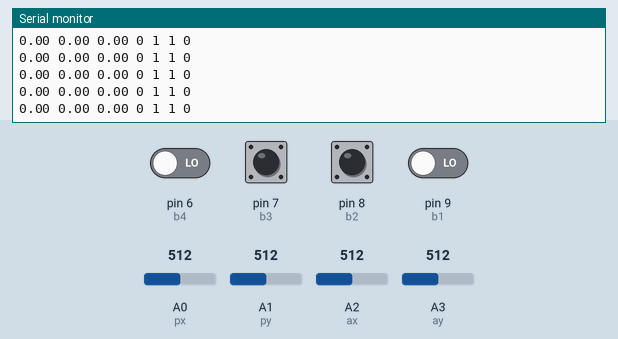
Simulated run of this sketch. Board: Arduino Uno, built with avr-gcc and run on an emulated ATmega328P. Parts: the last lines printed to the serial monitor. The inputs (shaded band) are chosen by the test bench; at power-on: pin 7 (b3), pin 8 (b2) HIGH, pin 6 (b4), pin 9 (b1) LOW, A1 (py) = 512, A0 (px) = 512, A3 (ay) = 512, A2 (ax) = 512.

Above: at 1.2 s.
1.3 s: A1 (py) set to 558
4.3 s: A1 (py) set to 580
At 4.8 s:
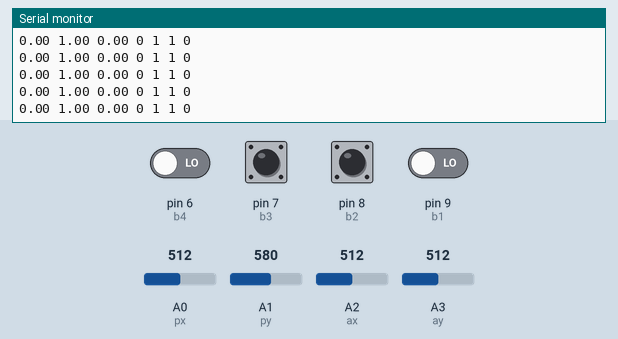
5.8 s: A0 (px) set to 550
8.8 s: A0 (px) set to 585
At 9.5 s:
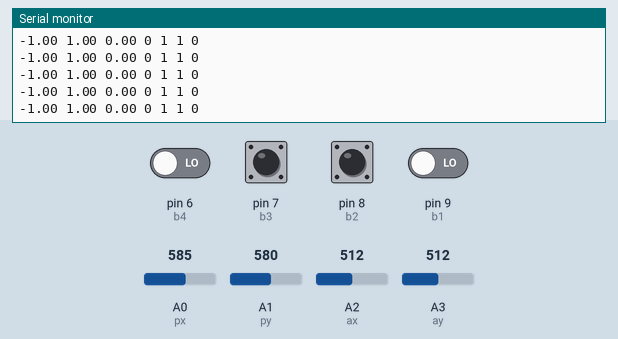
11.8 s: A3 (ay) set to 473
14.8 s: A3 (ay) set to 438
At 15.6 s:
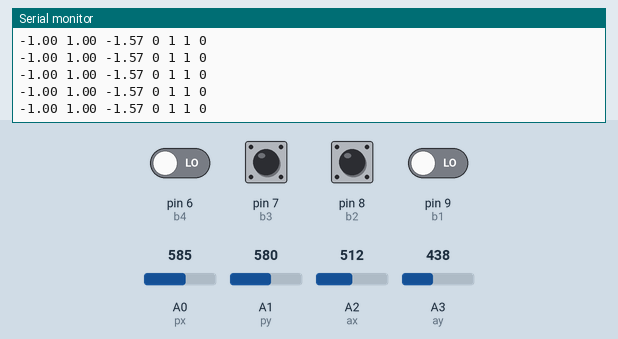

Measured:
- after the input at 4.3 s, the serial monitor: prints a new line after 0.05 s (image 1)
- after the input at 8.8 s, the serial monitor: prints a new line at once (image 2)
- after the input at 14.8 s, the serial monitor: prints a new line at once (image 3)

The sketch:

Joystick.ino
```cpp
#include <SoftwareSerial.h>
#include <math.h>


#define px A0
#define py A1

#define ax A2
#define ay A3

#define b1 9
#define b2 8
#define b3 7
#define b4 6


/*
 * 6 disparar
 * 7 recargar
 * 8 menu / cambiar arma
 * 9 correr/iniciar
 * audio pausar
*/

int x;
int y;

int cx;
int cy;

int button2=1;
int button3=1;
int pausar=1;

int timer_2=0;
int periodo_2=2000;
int timer_3=0;
int periodo_3=5000;

String pos;
SoftwareSerial BT(10, 11);

void setup()
{
  //mandos
  pinMode(px, INPUT);
  pinMode(py, INPUT);

  pinMode(ax, INPUT);
  pinMode(ay, INPUT);

  //botones
  pinMode(b1, INPUT);
  pinMode(b2, INPUT);
  pinMode(b3, INPUT);
  pinMode(b4, INPUT);

  Serial.begin(9600);
  BT.begin(9600);
  BT.println("Bluetooth encendido");
}

void loop() {
  //Joystick
  double angle_d;
  double vx;
  double vy;

  //botones
  int b_1;
  int b_2;
  int b_3;
  int b_4;


  //inicializadores

  x=analogRead(px);
  y=analogRead(py);
  cx=analogRead(ax);
  cy=analogRead(ay);


  angle_d=atan2(treatValue(cy)-4,treatValue(cx)-4);

  vx=map(treatValue(x),0,8,5,-5);
  vy=map(treatValue(y),0,8,-5,5);

  b_1=digitalRead(b1);
  b_2=digitalRead(b2);
  b_3=digitalRead(b3);
  b_4=digitalRead(b4);


  if(button3==0)
  {
    button3=1;
  }

  if(button2==0)
  {
    button2=1;
  }

  if(millis()-timer_3>=periodo_3)
  {
    if((b_3 == 0) && (button3 == 1))
    {
      button3=0;
      timer_3=millis();
    }
  }

  if(millis()-timer_2>=periodo_2)
  {
    if((b_2 == 0) && (button2 == 1))
    {
      button2=0;
      timer_2=millis();
    }
  }

  pos=String(vx)+" "+String(vy)+" "+String(angle_d)+" "+String(b_1)+" "+String(button2)+" "+String(button3)+" "+String(b_4);
  BT.println(pos);
  Serial.println(pos);
}

int treatValue(int data) {
  return (data * 9 / 1024);
 }
```
